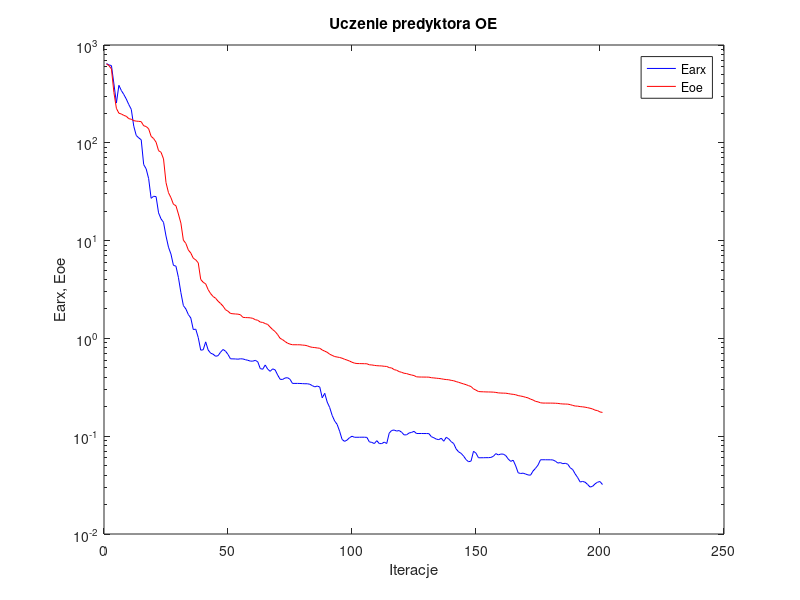
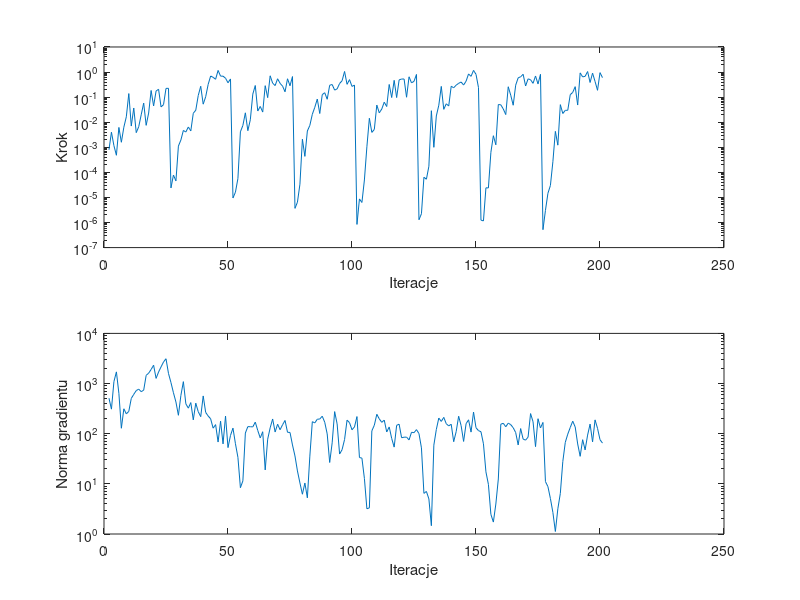

Write MATLAB code to recreate these figures, in order.
%uczenie predyktora oe
clear all;
n=0; farx(n+1)=6.456101e+002; foe(n+1)=6.404333e+002; wspucz(n+1)=0.000000e+000; ng(n+1)=0.000000e+000;
%odnowa zmiennej metryki
n=1; farx(n+1)=6.254746e+002; foe(n+1)=6.155980e+002; krok(n+1)=7.989279e-004; ng(n+1)=5.100850e+002;
n=2; farx(n+1)=6.165282e+002; foe(n+1)=5.684753e+002; krok(n+1)=3.996730e-003; ng(n+1)=3.087562e+002;
n=3; farx(n+1)=3.997759e+002; foe(n+1)=3.258283e+002; krok(n+1)=1.161194e-003; ng(n+1)=1.094705e+003;
n=4; farx(n+1)=2.550741e+002; foe(n+1)=2.250310e+002; krok(n+1)=4.807698e-004; ng(n+1)=1.708897e+003;
n=5; farx(n+1)=3.870955e+002; foe(n+1)=2.006349e+002; krok(n+1)=6.192369e-003; ng(n+1)=6.385343e+002;
n=6; farx(n+1)=3.422810e+002; foe(n+1)=1.970204e+002; krok(n+1)=1.587460e-003; ng(n+1)=1.284293e+002;
n=7; farx(n+1)=3.117430e+002; foe(n+1)=1.906756e+002; krok(n+1)=6.319511e-003; ng(n+1)=3.138867e+002;
n=8; farx(n+1)=2.797633e+002; foe(n+1)=1.866212e+002; krok(n+1)=1.645950e-002; ng(n+1)=2.485779e+002;
n=9; farx(n+1)=2.459101e+002; foe(n+1)=1.765445e+002; krok(n+1)=1.387085e-001; ng(n+1)=2.787743e+002;
n=10; farx(n+1)=2.197737e+002; foe(n+1)=1.740045e+002; krok(n+1)=7.032104e-003; ng(n+1)=5.054278e+002;
n=11; farx(n+1)=1.478695e+002; foe(n+1)=1.685244e+002; krok(n+1)=3.685289e-002; ng(n+1)=6.091797e+002;
n=12; farx(n+1)=1.189059e+002; foe(n+1)=1.665571e+002; krok(n+1)=3.840117e-003; ng(n+1)=7.236992e+002;
n=13; farx(n+1)=1.123089e+002; foe(n+1)=1.657536e+002; krok(n+1)=6.607631e-003; ng(n+1)=7.739089e+002;
n=14; farx(n+1)=1.074640e+002; foe(n+1)=1.644593e+002; krok(n+1)=1.979909e-002; ng(n+1)=6.892592e+002;
n=15; farx(n+1)=5.991403e+001; foe(n+1)=1.493471e+002; krok(n+1)=5.793922e-002; ng(n+1)=7.366002e+002;
n=16; farx(n+1)=5.413773e+001; foe(n+1)=1.467437e+002; krok(n+1)=7.504897e-003; ng(n+1)=1.458426e+003;
n=17; farx(n+1)=4.304264e+001; foe(n+1)=1.391119e+002; krok(n+1)=2.316852e-002; ng(n+1)=1.607516e+003;
n=18; farx(n+1)=2.705907e+001; foe(n+1)=1.163854e+002; krok(n+1)=1.845727e-001; ng(n+1)=1.911224e+003;
n=19; farx(n+1)=2.840259e+001; foe(n+1)=1.105418e+002; krok(n+1)=4.446078e-002; ng(n+1)=2.318594e+003;
n=20; farx(n+1)=2.816227e+001; foe(n+1)=1.014503e+002; krok(n+1)=1.752988e-001; ng(n+1)=1.267084e+003;
n=21; farx(n+1)=1.922016e+001; foe(n+1)=8.308657e+001; krok(n+1)=2.064051e-001; ng(n+1)=1.696819e+003;
n=22; farx(n+1)=1.666965e+001; foe(n+1)=8.001025e+001; krok(n+1)=4.086147e-002; ng(n+1)=2.149622e+003;
n=23; farx(n+1)=1.536412e+001; foe(n+1)=6.843280e+001; krok(n+1)=5.004260e-002; ng(n+1)=2.692628e+003;
n=24; farx(n+1)=1.114592e+001; foe(n+1)=3.921310e+001; krok(n+1)=2.233908e-001; ng(n+1)=3.124317e+003;
n=25; farx(n+1)=8.567991e+000; foe(n+1)=3.089368e+001; krok(n+1)=2.249366e-001; ng(n+1)=1.591302e+003;
%odnowa zmiennej metryki
n=26; farx(n+1)=7.276529e+000; foe(n+1)=2.743574e+001; krok(n+1)=2.394830e-005; ng(n+1)=1.045901e+003;
n=27; farx(n+1)=5.580937e+000; foe(n+1)=2.349761e+001; krok(n+1)=7.818173e-005; ng(n+1)=6.550990e+002;
n=28; farx(n+1)=5.481917e+000; foe(n+1)=2.275997e+001; krok(n+1)=4.559723e-005; ng(n+1)=4.289763e+002;
n=29; farx(n+1)=4.206732e+000; foe(n+1)=1.869992e+001; krok(n+1)=1.116161e-003; ng(n+1)=2.329348e+002;
n=30; farx(n+1)=2.941997e+000; foe(n+1)=1.510182e+001; krok(n+1)=1.949092e-003; ng(n+1)=5.794385e+002;
n=31; farx(n+1)=2.166479e+000; foe(n+1)=1.010742e+001; krok(n+1)=4.692985e-003; ng(n+1)=1.091068e+003;
n=32; farx(n+1)=2.002730e+000; foe(n+1)=9.361910e+000; krok(n+1)=4.065324e-003; ng(n+1)=3.942120e+002;
n=33; farx(n+1)=1.755256e+000; foe(n+1)=8.022173e+000; krok(n+1)=6.450159e-003; ng(n+1)=3.232310e+002;
n=34; farx(n+1)=1.616244e+000; foe(n+1)=7.460249e+000; krok(n+1)=4.509565e-003; ng(n+1)=4.171352e+002;
n=35; farx(n+1)=1.232190e+000; foe(n+1)=6.604488e+000; krok(n+1)=2.277959e-002; ng(n+1)=1.888699e+002;
n=36; farx(n+1)=1.242540e+000; foe(n+1)=6.350673e+000; krok(n+1)=3.006802e-002; ng(n+1)=4.067051e+002;
n=37; farx(n+1)=1.020360e+000; foe(n+1)=5.924782e+000; krok(n+1)=1.160291e-001; ng(n+1)=2.747891e+002;
n=38; farx(n+1)=7.581844e-001; foe(n+1)=4.007415e+000; krok(n+1)=2.714701e-001; ng(n+1)=2.187178e+002;
n=39; farx(n+1)=7.648908e-001; foe(n+1)=3.744825e+000; krok(n+1)=5.244574e-002; ng(n+1)=5.662963e+002;
n=40; farx(n+1)=9.217340e-001; foe(n+1)=3.613118e+000; krok(n+1)=1.036878e-001; ng(n+1)=2.650949e+002;
n=41; farx(n+1)=7.609928e-001; foe(n+1)=3.148749e+000; krok(n+1)=3.217882e-001; ng(n+1)=2.256592e+002;
n=42; farx(n+1)=7.060663e-001; foe(n+1)=2.868179e+000; krok(n+1)=6.954939e-001; ng(n+1)=1.979026e+002;
n=43; farx(n+1)=6.895084e-001; foe(n+1)=2.679708e+000; krok(n+1)=6.163806e-001; ng(n+1)=1.290017e+002;
n=44; farx(n+1)=6.566459e-001; foe(n+1)=2.574374e+000; krok(n+1)=5.154350e-001; ng(n+1)=1.517366e+002;
n=45; farx(n+1)=6.658286e-001; foe(n+1)=2.398992e+000; krok(n+1)=1.162605e+000; ng(n+1)=6.817775e+001;
n=46; farx(n+1)=7.230586e-001; foe(n+1)=2.275284e+000; krok(n+1)=6.888628e-001; ng(n+1)=1.776519e+002;
n=47; farx(n+1)=7.704291e-001; foe(n+1)=2.136522e+000; krok(n+1)=6.857223e-001; ng(n+1)=6.265371e+001;
n=48; farx(n+1)=7.406625e-001; foe(n+1)=1.965344e+000; krok(n+1)=5.692710e-001; ng(n+1)=2.249516e+002;
n=49; farx(n+1)=6.855020e-001; foe(n+1)=1.895816e+000; krok(n+1)=3.743784e-001; ng(n+1)=5.280183e+001;
n=50; farx(n+1)=6.184712e-001; foe(n+1)=1.799088e+000; krok(n+1)=5.312625e-001; ng(n+1)=9.218555e+001;
%odnowa zmiennej metryki
n=51; farx(n+1)=6.174942e-001; foe(n+1)=1.785738e+000; krok(n+1)=9.510892e-006; ng(n+1)=1.291946e+002;
n=52; farx(n+1)=6.164129e-001; foe(n+1)=1.777365e+000; krok(n+1)=1.625849e-005; ng(n+1)=6.310063e+001;
n=53; farx(n+1)=6.131403e-001; foe(n+1)=1.770156e+000; krok(n+1)=5.720244e-005; ng(n+1)=3.373841e+001;
n=54; farx(n+1)=6.188233e-001; foe(n+1)=1.746626e+000; krok(n+1)=4.150488e-003; ng(n+1)=8.379624e+000;
n=55; farx(n+1)=6.167618e-001; foe(n+1)=1.643127e+000; krok(n+1)=7.442795e-003; ng(n+1)=1.146515e+001;
n=56; farx(n+1)=6.056873e-001; foe(n+1)=1.632906e+000; krok(n+1)=2.369912e-002; ng(n+1)=1.030810e+002;
n=57; farx(n+1)=5.973279e-001; foe(n+1)=1.630132e+000; krok(n+1)=4.587536e-003; ng(n+1)=1.384145e+002;
n=58; farx(n+1)=5.860446e-001; foe(n+1)=1.623496e+000; krok(n+1)=1.250976e-002; ng(n+1)=1.376884e+002;
n=59; farx(n+1)=5.853668e-001; foe(n+1)=1.603163e+000; krok(n+1)=1.320338e-001; ng(n+1)=1.368078e+002;
n=60; farx(n+1)=5.965904e-001; foe(n+1)=1.553691e+000; krok(n+1)=2.909773e-001; ng(n+1)=1.700727e+002;
n=61; farx(n+1)=5.770250e-001; foe(n+1)=1.532073e+000; krok(n+1)=2.788178e-002; ng(n+1)=1.158293e+002;
n=62; farx(n+1)=4.916972e-001; foe(n+1)=1.469018e+000; krok(n+1)=4.254539e-002; ng(n+1)=8.235803e+001;
n=63; farx(n+1)=4.835790e-001; foe(n+1)=1.456783e+000; krok(n+1)=2.539936e-002; ng(n+1)=1.095136e+002;
n=64; farx(n+1)=5.348890e-001; foe(n+1)=1.418672e+000; krok(n+1)=2.863419e-001; ng(n+1)=1.895137e+001;
n=65; farx(n+1)=4.853665e-001; foe(n+1)=1.389052e+000; krok(n+1)=9.547529e-002; ng(n+1)=7.774215e+001;
n=66; farx(n+1)=4.605552e-001; foe(n+1)=1.305387e+000; krok(n+1)=7.101669e-001; ng(n+1)=1.309866e+002;
n=67; farx(n+1)=4.880764e-001; foe(n+1)=1.231691e+000; krok(n+1)=3.619199e-001; ng(n+1)=1.965442e+002;
n=68; farx(n+1)=4.766368e-001; foe(n+1)=1.174705e+000; krok(n+1)=2.889625e-001; ng(n+1)=1.081166e+002;
n=69; farx(n+1)=4.234186e-001; foe(n+1)=1.095189e+000; krok(n+1)=5.403833e-001; ng(n+1)=1.543873e+002;
n=70; farx(n+1)=3.822038e-001; foe(n+1)=1.001922e+000; krok(n+1)=3.550835e-001; ng(n+1)=1.200347e+002;
n=71; farx(n+1)=3.802688e-001; foe(n+1)=9.714760e-001; krok(n+1)=2.745822e-001; ng(n+1)=1.507047e+002;
n=72; farx(n+1)=3.935378e-001; foe(n+1)=9.290667e-001; krok(n+1)=1.634459e-001; ng(n+1)=1.837110e+002;
n=73; farx(n+1)=3.966482e-001; foe(n+1)=8.939405e-001; krok(n+1)=5.403833e-001; ng(n+1)=1.066816e+002;
n=74; farx(n+1)=3.818093e-001; foe(n+1)=8.741852e-001; krok(n+1)=2.840119e-001; ng(n+1)=1.059413e+002;
n=75; farx(n+1)=3.465721e-001; foe(n+1)=8.615803e-001; krok(n+1)=6.620810e-001; ng(n+1)=5.957569e+001;
%odnowa zmiennej metryki
n=76; farx(n+1)=3.466020e-001; foe(n+1)=8.612022e-001; krok(n+1)=3.668064e-006; ng(n+1)=3.606457e+001;
n=77; farx(n+1)=3.465999e-001; foe(n+1)=8.609352e-001; krok(n+1)=6.473636e-006; ng(n+1)=1.808922e+001;
n=78; farx(n+1)=3.461119e-001; foe(n+1)=8.605029e-001; krok(n+1)=3.369455e-005; ng(n+1)=1.044210e+001;
n=79; farx(n+1)=3.448357e-001; foe(n+1)=8.546119e-001; krok(n+1)=2.104259e-003; ng(n+1)=6.212574e+000;
n=80; farx(n+1)=3.438178e-001; foe(n+1)=8.508409e-001; krok(n+1)=4.344519e-004; ng(n+1)=1.038921e+001;
n=81; farx(n+1)=3.438424e-001; foe(n+1)=8.398672e-001; krok(n+1)=4.464102e-003; ng(n+1)=5.257081e+000;
n=82; farx(n+1)=3.396029e-001; foe(n+1)=8.209990e-001; krok(n+1)=7.479896e-003; ng(n+1)=3.570710e+001;
n=83; farx(n+1)=3.288017e-001; foe(n+1)=8.102919e-001; krok(n+1)=2.069003e-002; ng(n+1)=1.736572e+002;
n=84; farx(n+1)=3.196652e-001; foe(n+1)=8.056690e-001; krok(n+1)=3.933136e-002; ng(n+1)=1.642559e+002;
n=85; farx(n+1)=3.256763e-001; foe(n+1)=7.984757e-001; krok(n+1)=8.386628e-002; ng(n+1)=1.944331e+002;
n=86; farx(n+1)=3.183379e-001; foe(n+1)=7.928688e-001; krok(n+1)=2.223039e-002; ng(n+1)=1.960498e+002;
n=87; farx(n+1)=2.469167e-001; foe(n+1)=7.618334e-001; krok(n+1)=1.257655e-001; ng(n+1)=2.233481e+002;
n=88; farx(n+1)=2.746880e-001; foe(n+1)=7.403650e-001; krok(n+1)=1.501755e-001; ng(n+1)=1.693720e+002;
n=89; farx(n+1)=2.232539e-001; foe(n+1)=7.212535e-001; krok(n+1)=8.222485e-002; ng(n+1)=9.889899e+001;
n=90; farx(n+1)=1.965301e-001; foe(n+1)=6.892238e-001; krok(n+1)=2.981475e-001; ng(n+1)=2.667679e+001;
n=91; farx(n+1)=1.631854e-001; foe(n+1)=6.706878e-001; krok(n+1)=3.185792e-001; ng(n+1)=6.576491e+001;
n=92; farx(n+1)=1.431773e-001; foe(n+1)=6.522808e-001; krok(n+1)=1.907753e-001; ng(n+1)=2.756703e+002;
n=93; farx(n+1)=1.321072e-001; foe(n+1)=6.452160e-001; krok(n+1)=2.134155e-001; ng(n+1)=1.570197e+002;
n=94; farx(n+1)=1.125130e-001; foe(n+1)=6.380476e-001; krok(n+1)=3.505976e-001; ng(n+1)=3.930678e+001;
n=95; farx(n+1)=9.268314e-002; foe(n+1)=6.274074e-001; krok(n+1)=4.500546e-001; ng(n+1)=4.805758e+001;
n=96; farx(n+1)=8.852815e-002; foe(n+1)=6.121081e-001; krok(n+1)=1.056270e+000; ng(n+1)=7.655672e+001;
n=97; farx(n+1)=9.122177e-002; foe(n+1)=6.002074e-001; krok(n+1)=3.240219e-001; ng(n+1)=1.861019e+002;
n=98; farx(n+1)=9.660458e-002; foe(n+1)=5.868802e-001; krok(n+1)=4.992693e-001; ng(n+1)=1.660252e+002;
n=99; farx(n+1)=9.990079e-002; foe(n+1)=5.705543e-001; krok(n+1)=2.671770e-001; ng(n+1)=1.197335e+002;
n=100; farx(n+1)=9.752714e-002; foe(n+1)=5.588489e-001; krok(n+1)=3.023171e-001; ng(n+1)=1.363293e+002;
%odnowa zmiennej metryki
n=101; farx(n+1)=9.753100e-002; foe(n+1)=5.534388e-001; krok(n+1)=8.403965e-007; ng(n+1)=2.196075e+002;
n=102; farx(n+1)=9.756273e-002; foe(n+1)=5.527075e-001; krok(n+1)=8.718949e-006; ng(n+1)=3.351604e+001;
n=103; farx(n+1)=9.769964e-002; foe(n+1)=5.519322e-001; krok(n+1)=6.300572e-006; ng(n+1)=3.252478e+001;
n=104; farx(n+1)=9.765759e-002; foe(n+1)=5.511024e-001; krok(n+1)=4.977699e-005; ng(n+1)=1.282352e+001;
n=105; farx(n+1)=9.724376e-002; foe(n+1)=5.502997e-001; krok(n+1)=1.047362e-003; ng(n+1)=3.185305e+000;
n=106; farx(n+1)=8.748258e-002; foe(n+1)=5.371941e-001; krok(n+1)=1.438322e-002; ng(n+1)=3.319778e+000;
n=107; farx(n+1)=8.641904e-002; foe(n+1)=5.352075e-001; krok(n+1)=3.929986e-003; ng(n+1)=1.141269e+002;
n=108; farx(n+1)=8.409091e-002; foe(n+1)=5.299667e-001; krok(n+1)=5.162776e-003; ng(n+1)=1.474879e+002;
n=109; farx(n+1)=9.006145e-002; foe(n+1)=5.260144e-001; krok(n+1)=4.828142e-002; ng(n+1)=2.436554e+002;
n=110; farx(n+1)=8.403173e-002; foe(n+1)=5.242696e-001; krok(n+1)=2.366211e-002; ng(n+1)=1.974171e+002;
n=111; farx(n+1)=8.403855e-002; foe(n+1)=5.228301e-001; krok(n+1)=3.360874e-002; ng(n+1)=1.685979e+002;
n=112; farx(n+1)=8.699685e-002; foe(n+1)=5.186868e-001; krok(n+1)=6.288276e-002; ng(n+1)=1.866171e+002;
n=113; farx(n+1)=8.419453e-002; foe(n+1)=5.167786e-001; krok(n+1)=4.215364e-002; ng(n+1)=1.082984e+002;
n=114; farx(n+1)=1.074741e-001; foe(n+1)=5.028541e-001; krok(n+1)=3.200292e-001; ng(n+1)=1.363127e+002;
n=115; farx(n+1)=1.144727e-001; foe(n+1)=4.983931e-001; krok(n+1)=9.636975e-002; ng(n+1)=8.054829e+001;
n=116; farx(n+1)=1.156622e-001; foe(n+1)=4.795790e-001; krok(n+1)=4.681360e-001; ng(n+1)=5.401833e+001;
n=117; farx(n+1)=1.128869e-001; foe(n+1)=4.723802e-001; krok(n+1)=9.630670e-002; ng(n+1)=1.470207e+002;
n=118; farx(n+1)=1.142604e-001; foe(n+1)=4.576922e-001; krok(n+1)=4.863560e-001; ng(n+1)=1.547441e+002;
n=119; farx(n+1)=1.098761e-001; foe(n+1)=4.500246e-001; krok(n+1)=5.271762e-001; ng(n+1)=8.308787e+001;
n=120; farx(n+1)=1.031698e-001; foe(n+1)=4.402968e-001; krok(n+1)=5.281352e-001; ng(n+1)=8.515330e+001;
n=121; farx(n+1)=1.032574e-001; foe(n+1)=4.368815e-001; krok(n+1)=9.907791e-002; ng(n+1)=8.547810e+001;
n=122; farx(n+1)=1.078880e-001; foe(n+1)=4.285317e-001; krok(n+1)=6.480438e-001; ng(n+1)=7.516522e+001;
n=123; farx(n+1)=1.092560e-001; foe(n+1)=4.225160e-001; krok(n+1)=3.706964e-001; ng(n+1)=1.068303e+002;
n=124; farx(n+1)=1.121138e-001; foe(n+1)=4.170605e-001; krok(n+1)=4.268310e-001; ng(n+1)=1.048240e+002;
n=125; farx(n+1)=1.065528e-001; foe(n+1)=4.048563e-001; krok(n+1)=8.031926e-001; ng(n+1)=1.204627e+002;
%odnowa zmiennej metryki
n=126; farx(n+1)=1.065665e-001; foe(n+1)=4.031242e-001; krok(n+1)=1.290099e-006; ng(n+1)=1.006417e+002;
n=127; farx(n+1)=1.066069e-001; foe(n+1)=4.026304e-001; krok(n+1)=2.240008e-006; ng(n+1)=5.215645e+001;
n=128; farx(n+1)=1.064785e-001; foe(n+1)=4.023558e-001; krok(n+1)=6.386523e-005; ng(n+1)=6.459905e+000;
n=129; farx(n+1)=1.064933e-001; foe(n+1)=4.020849e-001; krok(n+1)=5.327423e-005; ng(n+1)=7.057333e+000;
n=130; farx(n+1)=1.062846e-001; foe(n+1)=4.016768e-001; krok(n+1)=1.752601e-004; ng(n+1)=5.012549e+000;
n=131; farx(n+1)=9.887401e-002; foe(n+1)=3.963287e-001; krok(n+1)=2.876670e-002; ng(n+1)=1.464946e+000;
n=132; farx(n+1)=9.641910e-002; foe(n+1)=3.943508e-001; krok(n+1)=9.977322e-004; ng(n+1)=5.907766e+001;
n=133; farx(n+1)=9.335554e-002; foe(n+1)=3.918163e-001; krok(n+1)=1.775074e-002; ng(n+1)=1.211800e+002;
n=134; farx(n+1)=9.227285e-002; foe(n+1)=3.895767e-001; krok(n+1)=4.757597e-002; ng(n+1)=2.049971e+002;
n=135; farx(n+1)=9.532135e-002; foe(n+1)=3.865126e-001; krok(n+1)=2.680018e-001; ng(n+1)=1.756911e+002;
n=136; farx(n+1)=8.883382e-002; foe(n+1)=3.821989e-001; krok(n+1)=3.262119e-002; ng(n+1)=2.117181e+002;
n=137; farx(n+1)=9.745485e-002; foe(n+1)=3.795332e-001; krok(n+1)=5.424665e-002; ng(n+1)=1.583522e+002;
n=138; farx(n+1)=9.389923e-002; foe(n+1)=3.775347e-001; krok(n+1)=4.438543e-002; ng(n+1)=1.429514e+002;
n=139; farx(n+1)=8.795650e-002; foe(n+1)=3.724783e-001; krok(n+1)=2.711458e-001; ng(n+1)=1.543620e+002;
n=140; farx(n+1)=8.408774e-002; foe(n+1)=3.689521e-001; krok(n+1)=2.370960e-001; ng(n+1)=6.924518e+001;
n=141; farx(n+1)=7.406327e-002; foe(n+1)=3.617309e-001; krok(n+1)=3.001130e-001; ng(n+1)=1.099112e+002;
n=142; farx(n+1)=6.911459e-002; foe(n+1)=3.555514e-001; krok(n+1)=3.550835e-001; ng(n+1)=2.228664e+002;
n=143; farx(n+1)=6.677686e-002; foe(n+1)=3.487948e-001; krok(n+1)=4.004429e-001; ng(n+1)=1.447335e+002;
n=144; farx(n+1)=6.258371e-002; foe(n+1)=3.424112e-001; krok(n+1)=3.032584e-001; ng(n+1)=7.008385e+001;
n=145; farx(n+1)=5.761461e-002; foe(n+1)=3.363992e-001; krok(n+1)=4.329486e-001; ng(n+1)=1.584988e+002;
n=146; farx(n+1)=5.480360e-002; foe(n+1)=3.287769e-001; krok(n+1)=8.426513e-001; ng(n+1)=1.891855e+002;
n=147; farx(n+1)=5.568154e-002; foe(n+1)=3.219850e-001; krok(n+1)=6.744582e-001; ng(n+1)=1.076197e+002;
n=148; farx(n+1)=7.017958e-002; foe(n+1)=3.045001e-001; krok(n+1)=1.164915e+000; ng(n+1)=2.700578e+002;
n=149; farx(n+1)=6.702263e-002; foe(n+1)=2.957017e-001; krok(n+1)=8.131859e-001; ng(n+1)=1.314816e+002;
n=150; farx(n+1)=6.017769e-002; foe(n+1)=2.862984e-001; krok(n+1)=2.409855e-001; ng(n+1)=1.151990e+002;
%odnowa zmiennej metryki
n=151; farx(n+1)=6.020771e-002; foe(n+1)=2.849921e-001; krok(n+1)=1.246993e-006; ng(n+1)=1.093681e+002;
n=152; farx(n+1)=6.023341e-002; foe(n+1)=2.844620e-001; krok(n+1)=1.159101e-006; ng(n+1)=6.295658e+001;
n=153; farx(n+1)=6.034183e-002; foe(n+1)=2.836777e-001; krok(n+1)=2.418894e-005; ng(n+1)=1.736037e+001;
n=154; farx(n+1)=6.031250e-002; foe(n+1)=2.834063e-001; krok(n+1)=2.394830e-005; ng(n+1)=9.764011e+000;
n=155; farx(n+1)=6.069511e-002; foe(n+1)=2.829642e-001; krok(n+1)=6.277808e-004; ng(n+1)=2.466219e+000;
n=156; farx(n+1)=6.225728e-002; foe(n+1)=2.822264e-001; krok(n+1)=2.896066e-003; ng(n+1)=1.728825e+000;
n=157; farx(n+1)=6.637075e-002; foe(n+1)=2.804107e-001; krok(n+1)=1.255518e-003; ng(n+1)=3.960543e+000;
n=158; farx(n+1)=6.440677e-002; foe(n+1)=2.773466e-001; krok(n+1)=5.079872e-002; ng(n+1)=1.251232e+001;
n=159; farx(n+1)=6.569017e-002; foe(n+1)=2.763321e-001; krok(n+1)=4.953895e-002; ng(n+1)=1.546906e+002;
n=160; farx(n+1)=6.556371e-002; foe(n+1)=2.756673e-001; krok(n+1)=3.370660e-002; ng(n+1)=1.614375e+002;
n=161; farx(n+1)=6.334802e-002; foe(n+1)=2.752391e-001; krok(n+1)=2.017194e-002; ng(n+1)=1.375734e+002;
n=162; farx(n+1)=5.843153e-002; foe(n+1)=2.727352e-001; krok(n+1)=2.595550e-001; ng(n+1)=1.622813e+002;
n=163; farx(n+1)=5.529406e-002; foe(n+1)=2.697327e-001; krok(n+1)=1.196783e-001; ng(n+1)=1.516407e+002;
n=164; farx(n+1)=5.683063e-002; foe(n+1)=2.680065e-001; krok(n+1)=4.757597e-002; ng(n+1)=1.315634e+002;
n=165; farx(n+1)=4.976268e-002; foe(n+1)=2.653253e-001; krok(n+1)=3.000122e-001; ng(n+1)=1.052941e+002;
n=166; farx(n+1)=4.227843e-002; foe(n+1)=2.601911e-001; krok(n+1)=5.885355e-001; ng(n+1)=5.964125e+001;
n=167; farx(n+1)=4.156810e-002; foe(n+1)=2.574220e-001; krok(n+1)=6.480438e-001; ng(n+1)=1.266323e+002;
n=168; farx(n+1)=4.189406e-002; foe(n+1)=2.544902e-001; krok(n+1)=8.166569e-001; ng(n+1)=7.816287e+001;
n=169; farx(n+1)=4.103812e-002; foe(n+1)=2.499362e-001; krok(n+1)=2.781623e-001; ng(n+1)=7.440609e+001;
n=170; farx(n+1)=4.017457e-002; foe(n+1)=2.464882e-001; krok(n+1)=5.353665e-001; ng(n+1)=8.555844e+001;
n=171; farx(n+1)=3.994596e-002; foe(n+1)=2.392109e-001; krok(n+1)=4.953016e-001; ng(n+1)=2.518951e+002;
n=172; farx(n+1)=4.407389e-002; foe(n+1)=2.345415e-001; krok(n+1)=3.550835e-001; ng(n+1)=1.731451e+002;
n=173; farx(n+1)=4.695223e-002; foe(n+1)=2.270415e-001; krok(n+1)=6.970601e-001; ng(n+1)=5.521175e+001;
n=174; farx(n+1)=5.063212e-002; foe(n+1)=2.245334e-001; krok(n+1)=3.355407e-001; ng(n+1)=1.990176e+002;
n=175; farx(n+1)=5.741935e-002; foe(n+1)=2.195882e-001; krok(n+1)=8.127796e-001; ng(n+1)=1.301818e+002;
%odnowa zmiennej metryki
n=176; farx(n+1)=5.742463e-002; foe(n+1)=2.182247e-001; krok(n+1)=5.179824e-007; ng(n+1)=1.676149e+002;
n=177; farx(n+1)=5.742654e-002; foe(n+1)=2.181800e-001; krok(n+1)=3.044565e-006; ng(n+1)=1.109961e+001;
n=178; farx(n+1)=5.737509e-002; foe(n+1)=2.180664e-001; krok(n+1)=1.466008e-005; ng(n+1)=8.806652e+000;
n=179; farx(n+1)=5.738033e-002; foe(n+1)=2.180005e-001; krok(n+1)=2.993183e-005; ng(n+1)=5.102562e+000;
n=180; farx(n+1)=5.718607e-002; foe(n+1)=2.178161e-001; krok(n+1)=2.661414e-004; ng(n+1)=2.693894e+000;
n=181; farx(n+1)=5.559324e-002; foe(n+1)=2.173426e-001; krok(n+1)=4.315901e-003; ng(n+1)=1.122713e+000;
n=182; farx(n+1)=5.315006e-002; foe(n+1)=2.165323e-001; krok(n+1)=1.216567e-003; ng(n+1)=3.180518e+000;
n=183; farx(n+1)=5.373526e-002; foe(n+1)=2.147208e-001; krok(n+1)=5.016986e-002; ng(n+1)=6.439226e+000;
n=184; farx(n+1)=5.240383e-002; foe(n+1)=2.136447e-001; krok(n+1)=2.223039e-002; ng(n+1)=2.781580e+001;
n=185; farx(n+1)=5.283264e-002; foe(n+1)=2.132036e-001; krok(n+1)=2.972664e-002; ng(n+1)=6.718049e+001;
n=186; farx(n+1)=5.169828e-002; foe(n+1)=2.128446e-001; krok(n+1)=2.991958e-002; ng(n+1)=9.792170e+001;
n=187; farx(n+1)=4.754827e-002; foe(n+1)=2.102017e-001; krok(n+1)=1.252004e-001; ng(n+1)=1.329697e+002;
n=188; farx(n+1)=4.556231e-002; foe(n+1)=2.065483e-001; krok(n+1)=1.545805e-001; ng(n+1)=1.777354e+002;
n=189; farx(n+1)=4.113769e-002; foe(n+1)=2.034989e-001; krok(n+1)=2.617897e-001; ng(n+1)=1.360165e+002;
n=190; farx(n+1)=3.772148e-002; foe(n+1)=2.028756e-001; krok(n+1)=4.842911e-002; ng(n+1)=6.243072e+001;
n=191; farx(n+1)=3.401675e-002; foe(n+1)=2.007195e-001; krok(n+1)=9.270274e-001; ng(n+1)=3.538925e+001;
n=192; farx(n+1)=3.447656e-002; foe(n+1)=1.996604e-001; krok(n+1)=6.428475e-001; ng(n+1)=7.598331e+001;
n=193; farx(n+1)=3.386248e-002; foe(n+1)=1.980090e-001; krok(n+1)=6.744582e-001; ng(n+1)=4.747555e+001;
n=194; farx(n+1)=3.210999e-002; foe(n+1)=1.957155e-001; krok(n+1)=1.049915e+000; ng(n+1)=9.384337e+001;
n=195; farx(n+1)=3.019733e-002; foe(n+1)=1.931455e-001; krok(n+1)=3.838379e-001; ng(n+1)=1.553940e+002;
n=196; farx(n+1)=3.071779e-002; foe(n+1)=1.899189e-001; krok(n+1)=9.089030e-001; ng(n+1)=6.870113e+001;
n=197; farx(n+1)=3.254976e-002; foe(n+1)=1.847222e-001; krok(n+1)=4.228884e-001; ng(n+1)=1.886365e+002;
n=198; farx(n+1)=3.386559e-002; foe(n+1)=1.827654e-001; krok(n+1)=1.872762e-001; ng(n+1)=1.280870e+002;
n=199; farx(n+1)=3.438551e-002; foe(n+1)=1.769768e-001; krok(n+1)=9.483842e-001; ng(n+1)=7.603077e+001;
n=200; farx(n+1)=3.206075e-002; foe(n+1)=1.750417e-001; krok(n+1)=6.002260e-001; ng(n+1)=6.494772e+001;

figure; semilogy(farx,'b'); hold on; semilogy(foe,'r'); xlabel('Iteracje'); ylabel('Earx, Eoe'); legend('Earx','Eoe'); title('Uczenie predyktora OE');
figure; subplot(2,1,1); semilogy(krok); xlabel('Iteracje'); ylabel('Krok');
subplot(2,1,2); semilogy(ng); xlabel('Iteracje'); ylabel('Norma gradientu');
Earx=farx(n+1)
Eoe=foe(n+1)
